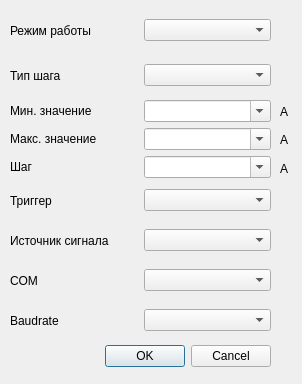
<?xml version="1.0" encoding="UTF-8"?>
<ui version="4.0">
 <class>Set_power_supply</class>
 <widget class="QDialog" name="Set_power_supply">
  <property name="geometry">
   <rect>
    <x>0</x>
    <y>0</y>
    <width>302</width>
    <height>384</height>
   </rect>
  </property>
  <property name="windowTitle">
   <string>Dialog</string>
  </property>
  <property name="sizeGripEnabled">
   <bool>false</bool>
  </property>
  <property name="modal">
   <bool>false</bool>
  </property>
  <widget class="QDialogButtonBox" name="buttonBox">
   <property name="geometry">
    <rect>
     <x>80</x>
     <y>340</y>
     <width>191</width>
     <height>32</height>
    </rect>
   </property>
   <property name="orientation">
    <enum>Qt::Horizontal</enum>
   </property>
   <property name="standardButtons">
    <set>QDialogButtonBox::Cancel|QDialogButtonBox::Ok</set>
   </property>
  </widget>
  <widget class="QWidget" name="horizontalLayoutWidget">
   <property name="geometry">
    <rect>
     <x>10</x>
     <y>180</y>
     <width>261</width>
     <height>41</height>
    </rect>
   </property>
   <layout class="QHBoxLayout" name="horizontalLayout">
    <item>
     <widget class="QLabel" name="label_3">
      <property name="text">
       <string>Триггер</string>
      </property>
     </widget>
    </item>
    <item>
     <widget class="QComboBox" name="triger_enter">
      <property name="currentText">
       <string/>
      </property>
     </widget>
    </item>
   </layout>
  </widget>
  <widget class="QWidget" name="horizontalLayoutWidget_2">
   <property name="geometry">
    <rect>
     <x>10</x>
     <y>60</y>
     <width>261</width>
     <height>31</height>
    </rect>
   </property>
   <layout class="QHBoxLayout" name="horizontalLayout_2">
    <item>
     <widget class="QLabel" name="label_4">
      <property name="text">
       <string>Тип шага</string>
      </property>
     </widget>
    </item>
    <item>
     <widget class="QComboBox" name="type_step_enter">
      <property name="currentText">
       <string/>
      </property>
     </widget>
    </item>
   </layout>
  </widget>
  <widget class="QWidget" name="horizontalLayoutWidget_3">
   <property name="geometry">
    <rect>
     <x>10</x>
     <y>10</y>
     <width>261</width>
     <height>41</height>
    </rect>
   </property>
   <layout class="QHBoxLayout" name="horizontalLayout_3">
    <item>
     <widget class="QLabel" name="label_5">
      <property name="text">
       <string>Режим работы</string>
      </property>
     </widget>
    </item>
    <item>
     <widget class="QComboBox" name="type_work_enter">
      <property name="currentText">
       <string/>
      </property>
     </widget>
    </item>
   </layout>
  </widget>
  <widget class="QWidget" name="gridLayoutWidget">
   <property name="geometry">
    <rect>
     <x>10</x>
     <y>100</y>
     <width>261</width>
     <height>80</height>
    </rect>
   </property>
   <layout class="QGridLayout" name="gridLayout_2">
    <item row="2" column="0">
     <widget class="QLabel" name="label_6">
      <property name="text">
       <string>Шаг</string>
      </property>
     </widget>
    </item>
    <item row="1" column="0">
     <widget class="QLabel" name="label_2">
      <property name="text">
       <string>Макс. значение</string>
      </property>
     </widget>
    </item>
    <item row="0" column="0">
     <widget class="QLabel" name="label">
      <property name="text">
       <string>Мин. значение</string>
      </property>
     </widget>
    </item>
    <item row="0" column="1">
     <widget class="QComboBox" name="min_enter">
      <property name="editable">
       <bool>true</bool>
      </property>
      <property name="currentText">
       <string/>
      </property>
     </widget>
    </item>
    <item row="1" column="1">
     <widget class="QComboBox" name="max_enter">
      <property name="editable">
       <bool>true</bool>
      </property>
      <property name="currentText">
       <string/>
      </property>
     </widget>
    </item>
    <item row="2" column="1">
     <widget class="QComboBox" name="step_enter">
      <property name="styleSheet">
       <string notr="true"/>
      </property>
      <property name="editable">
       <bool>true</bool>
      </property>
      <property name="currentText">
       <string/>
      </property>
     </widget>
    </item>
   </layout>
  </widget>
  <widget class="QWidget" name="verticalLayoutWidget">
   <property name="geometry">
    <rect>
     <x>280</x>
     <y>100</y>
     <width>16</width>
     <height>80</height>
    </rect>
   </property>
   <layout class="QVBoxLayout" name="verticalLayout">
    <item>
     <widget class="QLabel" name="label_7">
      <property name="text">
       <string>A</string>
      </property>
     </widget>
    </item>
    <item>
     <widget class="QLabel" name="label_8">
      <property name="text">
       <string>A</string>
      </property>
     </widget>
    </item>
    <item>
     <widget class="QLabel" name="label_9">
      <property name="text">
       <string>A</string>
      </property>
     </widget>
    </item>
   </layout>
  </widget>
  <widget class="QWidget" name="horizontalLayoutWidget_4">
   <property name="geometry">
    <rect>
     <x>10</x>
     <y>260</y>
     <width>261</width>
     <height>41</height>
    </rect>
   </property>
   <layout class="QHBoxLayout" name="horizontalLayout_4">
    <item>
     <widget class="QLabel" name="label_10">
      <property name="text">
       <string>COM</string>
      </property>
     </widget>
    </item>
    <item>
     <widget class="QComboBox" name="comportslist"/>
    </item>
   </layout>
  </widget>
  <widget class="QWidget" name="horizontalLayoutWidget_5">
   <property name="geometry">
    <rect>
     <x>10</x>
     <y>300</y>
     <width>261</width>
     <height>41</height>
    </rect>
   </property>
   <layout class="QHBoxLayout" name="horizontalLayout_5">
    <item>
     <widget class="QLabel" name="label_11">
      <property name="text">
       <string>Baudrate</string>
      </property>
     </widget>
    </item>
    <item>
     <widget class="QComboBox" name="boudrate"/>
    </item>
   </layout>
  </widget>
  <widget class="QWidget" name="horizontalLayoutWidget_6">
   <property name="geometry">
    <rect>
     <x>10</x>
     <y>220</y>
     <width>261</width>
     <height>41</height>
    </rect>
   </property>
   <layout class="QHBoxLayout" name="horizontalLayout_6">
    <item>
     <widget class="QLabel" name="label_sourse">
      <property name="text">
       <string>Источник сигнала</string>
      </property>
     </widget>
    </item>
    <item>
     <widget class="QComboBox" name="sourse_enter">
      <property name="currentText">
       <string/>
      </property>
     </widget>
    </item>
   </layout>
  </widget>
 </widget>
 <resources/>
 <connections>
  <connection>
   <sender>buttonBox</sender>
   <signal>accepted()</signal>
   <receiver>Set_power_supply</receiver>
   <slot>accept()</slot>
   <hints>
    <hint type="sourcelabel">
     <x>248</x>
     <y>254</y>
    </hint>
    <hint type="destinationlabel">
     <x>157</x>
     <y>274</y>
    </hint>
   </hints>
  </connection>
  <connection>
   <sender>buttonBox</sender>
   <signal>rejected()</signal>
   <receiver>Set_power_supply</receiver>
   <slot>reject()</slot>
   <hints>
    <hint type="sourcelabel">
     <x>316</x>
     <y>260</y>
    </hint>
    <hint type="destinationlabel">
     <x>286</x>
     <y>274</y>
    </hint>
   </hints>
  </connection>
 </connections>
</ui>
